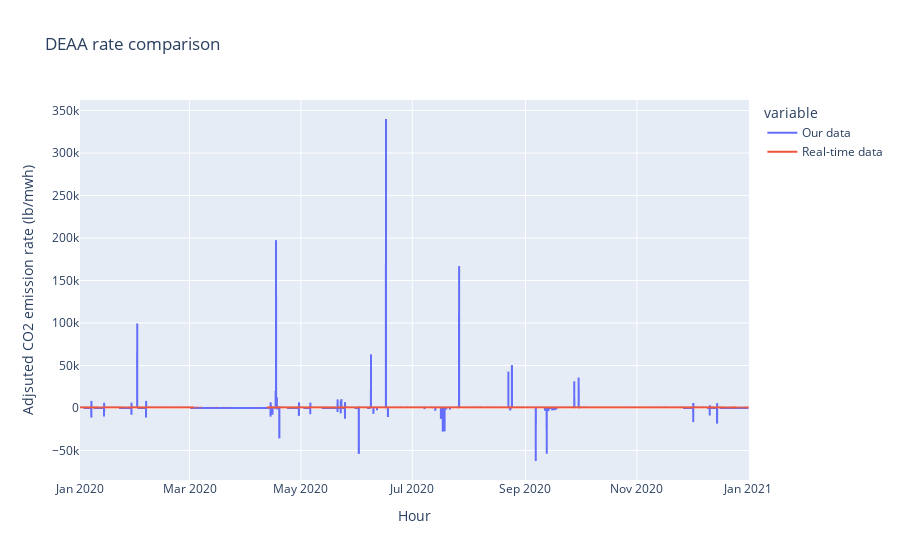

Write notebook code for a chart like this one.
### Markdown cell above
# Visualize emission rate differences

### Code cell
# For one-off interactive plotting
ba_of_interest = "DEAA"

real_time = pd.read_csv(f"../data/outputs/{year}/validation/real_time_rate/{ba_of_interest}.csv", index_col=0, parse_dates=True)
real_time = real_time["2020-01-01T00:00":]

hourly_consumed = pd.read_csv(consumed_path+ba_of_interest+".csv",
    usecols=["datetime_utc", "consumed_co2_rate_lb_per_mwh_for_electricity", "consumed_co2_rate_lb_per_mwh_for_electricity_adjusted"], 
    index_col="datetime_utc", parse_dates=True)
hourly_generated = pd.read_csv(gen_path+ba_of_interest+".csv", 
    usecols=["datetime_utc", "generated_co2_rate_lb_per_mwh_for_electricity", "generated_co2_rate_lb_per_mwh_for_electricity_adjusted", "co2_mass_lb", "fuel_category"], 
    index_col="datetime_utc", parse_dates=True)

all_dat = pd.concat([real_time, hourly_consumed, hourly_generated.loc[hourly_generated.fuel_category=="total"]], axis='columns')
all_dat = all_dat.sort_index()

fig = px.line(all_dat, x=all_dat.index, y=["generated_co2_rate_lb_per_mwh_for_electricity", "adjusted_rate"], 
    title=f"{ba_of_interest} rate comparison",
    labels={
        "value":"Adjsuted CO2 emission rate (lb/mwh)",
        "index":"Hour"
    })

newnames = {'generated_co2_rate_lb_per_mwh_for_electricity': 'Our data', 'adjusted_rate': 'Real-time data'}
fig.for_each_trace(lambda t: t.update(name = newnames[t.name]))

### Figure 1 — Plotly figure (JSON) as saved in the notebook; plotly's stock layout.template omitted (floating-point values rounded to 4 significant figures; data arrays with more than 128 entries replaced by an {"elided": "..."} marker saying what was removed)
{"data": [{"hovertemplate": "variable=generated_co2_rate_lb_per_mwh_for_electricity<br>Hour=%{x}<br>Adjsuted CO2 emission rate (lb/mwh)=%{y}<extra></extra>", "legendgroup": "generated_co2_rate_lb_per_mwh_for_electricity", "line": {"color": "#636efa", "dash": "solid"}, "marker": {"symbol": "circle"}, "mode": "lines", "name": "Our data", "showlegend": true, "type": "scattergl", "x": {"elided": "8795 str values"}, "xaxis": "x", "y": {"elided": "8795 float values"}, "yaxis": "y"}, {"hovertemplate": "variable=adjusted_rate<br>Hour=%{x}<br>Adjsuted CO2 emission rate (lb/mwh)=%{y}<extra></extra>", "legendgroup": "adjusted_rate", "line": {"color": "#EF553B", "dash": "solid"}, "marker": {"symbol": "circle"}, "mode": "lines", "name": "Real-time data", "showlegend": true, "type": "scattergl", "x": {"elided": "8795 str values"}, "xaxis": "x", "y": {"elided": "8795 float values"}, "yaxis": "y"}], "layout": {"legend": {"title": {"text": "variable"}, "tracegroupgap": 0}, "title": {"text": "DEAA rate comparison"}, "xaxis": {"anchor": "y", "domain": [0, 1], "title": {"text": "Hour"}}, "yaxis": {"anchor": "x", "domain": [0, 1], "title": {"text": "Adjsuted CO2 emission rate (lb/mwh)"}}}}
